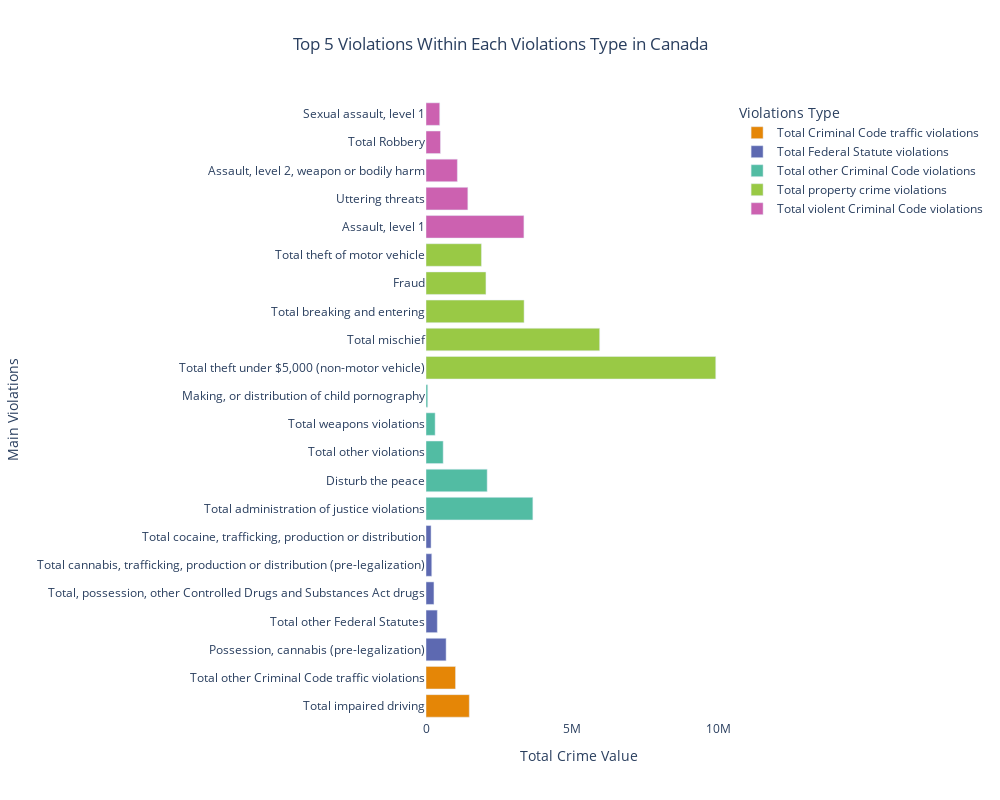

Notebook code cell kept with this figure:
### Code cell
#Grouping the data by 'Violations Type' and 'Main Violations' and summing the 'VALUE'
Top5MainViolations = NationalLevelCrime[NationalLevelCrime['Statistics'] == "Actual incidents"] \
    .groupby(['Violations Type', 'Main Violations'])['VALUE'].sum().reset_index()

#Sorting the values within each 'Violations Type'
Top5MainViolations = Top5MainViolations.sort_values(by=['Violations Type', 'VALUE'], ascending=[True, False])

#Getting the top 10 violations for each Violations Type
Top10ViolationsPerType = Top5MainViolations.groupby('Violations Type').head(5)

#Creating an interactive bar plot with Plotly
fig = px.bar(Top10ViolationsPerType,
             x='VALUE',
             y='Main Violations',
             color='Violations Type',
             orientation='h',
             title='Top 5 Violations Within Each Violations Type in Canada',
             labels={'VALUE': 'Total Crime Value', 'Main Violations': 'Main Violations'},
             color_discrete_sequence=px.colors.qualitative.Vivid)

#Customizing layout for better readability
fig.update_layout(
    xaxis_title='Total Crime Value',
    yaxis_title='Main Violations',
    showlegend=True,
    legend_title="Violations Type",
    plot_bgcolor='white',
    title_x=0.5,
    width=1000, 
    height=800  
)

#Showing the interactive plot
fig.show()

### Figure 1 — Plotly figure (JSON) as saved in the notebook; plotly's stock layout.template omitted (floating-point values rounded to 4 significant figures)
{"data": [{"alignmentgroup": "True", "hovertemplate": "Violations Type=Total Criminal Code traffic violations<br>Total Crime Value=%{x}<br>Main Violations=%{y}<extra></extra>", "legendgroup": "Total Criminal Code traffic violations", "marker": {"color": "rgb(229, 134, 6)", "pattern": {"shape": ""}}, "name": "Total Criminal Code traffic violations", "offsetgroup": "Total Criminal Code traffic violations", "orientation": "h", "showlegend": true, "textposition": "auto", "type": "bar", "x": [1480904, 1010021], "xaxis": "x", "y": ["Total impaired driving", "Total other Criminal Code traffic violations"], "yaxis": "y"}, {"alignmentgroup": "True", "hovertemplate": "Violations Type=Total Federal Statute violations<br>Total Crime Value=%{x}<br>Main Violations=%{y}<extra></extra>", "legendgroup": "Total Federal Statute violations", "marker": {"color": "rgb(93, 105, 177)", "pattern": {"shape": ""}}, "name": "Total Federal Statute violations", "offsetgroup": "Total Federal Statute violations", "orientation": "h", "showlegend": true, "textposition": "auto", "type": "bar", "x": [687952, 386908, 271742, 197066, 173500], "xaxis": "x", "y": ["Possession, cannabis (pre-legalization)", "Total other Federal Statutes", "Total, possession, other Controlled Drugs and Substances Act drugs", "Total cannabis, trafficking, production or distribution (pre-legalization)", "Total cocaine, trafficking, production or distribution"], "yaxis": "y"}, {"alignmentgroup": "True", "hovertemplate": "Violations Type=Total other Criminal Code violations<br>Total Crime Value=%{x}<br>Main Violations=%{y}<extra></extra>", "legendgroup": "Total other Criminal Code violations", "marker": {"color": "rgb(82, 188, 163)", "pattern": {"shape": ""}}, "name": "Total other Criminal Code violations", "offsetgroup": "Total other Criminal Code violations", "orientation": "h", "showlegend": true, "textposition": "auto", "type": "bar", "x": [3653267, 2091854, 587490, 312097, 58718], "xaxis": "x", "y": ["Total administration of justice violations", "Disturb the peace", "Total other violations", "Total weapons violations", "Making, or distribution of child pornography"], "yaxis": "y"}, {"alignmentgroup": "True", "hovertemplate": "Violations Type=Total property crime violations<br>Total Crime Value=%{x}<br>Main Violations=%{y}<extra></extra>", "legendgroup": "Total property crime violations", "marker": {"color": "rgb(153, 201, 69)", "pattern": {"shape": ""}}, "name": "Total property crime violations", "offsetgroup": "Total property crime violations", "orientation": "h", "showlegend": true, "textposition": "auto", "type": "bar", "x": [9907157, 5938150, 3353982, 2049349, 1896087], "xaxis": "x", "y": ["Total theft under $5,000 (non-motor vehicle)", "Total mischief", "Total breaking and entering", "Fraud", "Total theft of motor vehicle"], "yaxis": "y"}, {"alignmentgroup": "True", "hovertemplate": "Violations Type=Total violent Criminal Code violations<br>Total Crime Value=%{x}<br>Main Violations=%{y}<extra></extra>", "legendgroup": "Total violent Criminal Code violations", "marker": {"color": "rgb(204, 97, 176)", "pattern": {"shape": ""}}, "name": "Total violent Criminal Code violations", "offsetgroup": "Total violent Criminal Code violations", "orientation": "h", "showlegend": true, "textposition": "auto", "type": "bar", "x": [3348201, 1430483, 1072138, 494749, 469315], "xaxis": "x", "y": ["Assault, level 1", "Uttering threats", "Assault, level 2, weapon or bodily harm", "Total Robbery", "Sexual assault, level 1"], "yaxis": "y"}], "layout": {"barmode": "relative", "height": 800, "legend": {"title": {"text": "Violations Type"}, "tracegroupgap": 0}, "plot_bgcolor": "white", "showlegend": true, "title": {"text": "Top 5 Violations Within Each Violations Type in Canada", "x": 0.5}, "width": 1000, "xaxis": {"anchor": "y", "domain": [0, 1], "title": {"text": "Total Crime Value"}}, "yaxis": {"anchor": "x", "domain": [0, 1], "title": {"text": "Main Violations"}}}}
